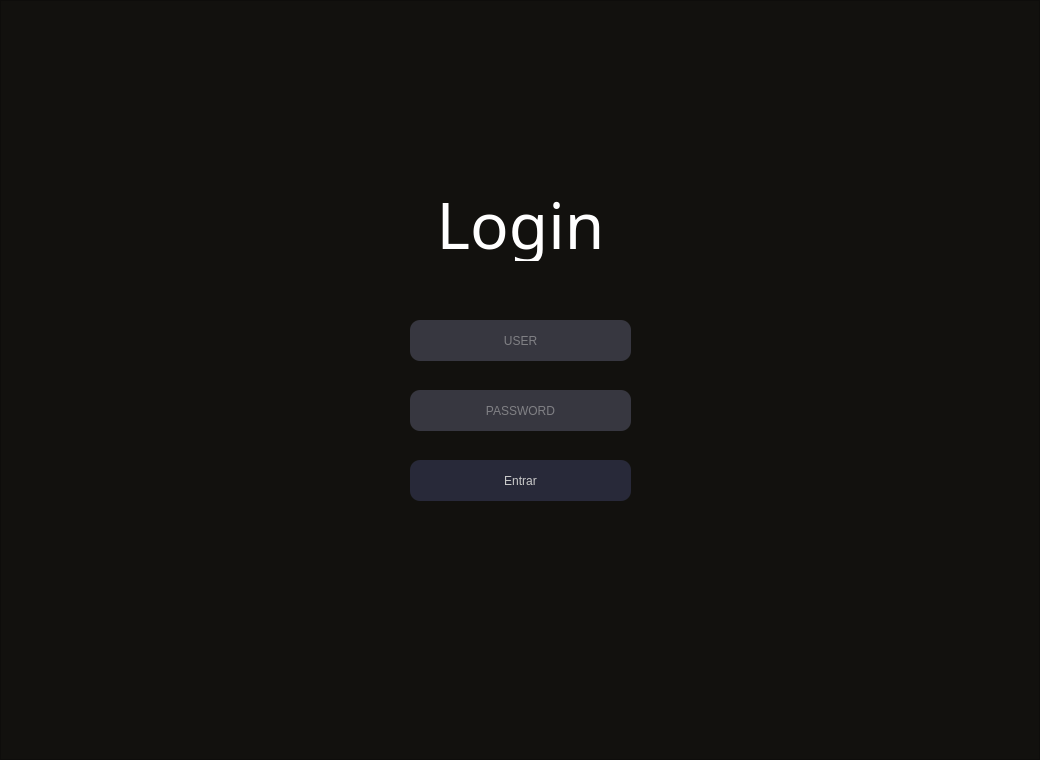
      <widget class="QWidget" name="pageLogin">
       <layout class="QGridLayout" name="gridLayout_23">
        <property name="leftMargin">
         <number>0</number>
        </property>
        <property name="topMargin">
         <number>0</number>
        </property>
        <property name="rightMargin">
         <number>0</number>
        </property>
        <property name="bottomMargin">
         <number>0</number>
        </property>
        <property name="spacing">
         <number>0</number>
        </property>
        <item row="0" column="0">
         <widget class="QFrame" name="frame_19">
          <property name="styleSheet">
           <string notr="true">background-color: rgb(18, 17, 14);</string>
          </property>
          <property name="frameShape">
           <enum>QFrame::StyledPanel</enum>
          </property>
          <property name="frameShadow">
           <enum>QFrame::Raised</enum>
          </property>
          <layout class="QGridLayout" name="gridLayout_24">
           <item row="0" column="1">
            <spacer name="verticalSpacer_2">
             <property name="orientation">
              <enum>Qt::Vertical</enum>
             </property>
             <property name="sizeHint" stdset="0">
              <size>
               <width>20</width>
               <height>170</height>
              </size>
             </property>
            </spacer>
           </item>
           <item row="1" column="0">
            <spacer name="horizontalSpacer_5">
             <property name="orientation">
              <enum>Qt::Horizontal</enum>
             </property>
             <property name="sizeHint" stdset="0">
              <size>
               <width>310</width>
               <height>20</height>
              </size>
             </property>
            </spacer>
           </item>
           <item row="1" column="1">
            <widget class="QFrame" name="frame_20">
             <property name="minimumSize">
              <size>
               <width>400</width>
               <height>400</height>
              </size>
             </property>
             <property name="styleSheet">
              <string notr="true">QFrame {
	border-radius: 20px
}
QLineEdit {
background-color: rgb(55, 55, 64);
border-radius: 10px;
color: rgb(202, 202, 202);
font: 12pt &quot;Segoe MDL2 Assets&quot;;
}
QLineEdit:hover {
border:2px solid rgb(255, 242, 79);
border-radius: 10px
}</string>
             </property>
             <property name="frameShape">
              <enum>QFrame::StyledPanel</enum>
             </property>
             <property name="frameShadow">
              <enum>QFrame::Raised</enum>
             </property>
             <widget class="QLineEdit" name="inputSenha">
              <property name="geometry">
               <rect>
                <x>90</x>
                <y>210</y>
                <width>221</width>
                <height>41</height>
               </rect>
              </property>
              <property name="echoMode">
               <enum>QLineEdit::Password</enum>
              </property>
              <property name="alignment">
               <set>Qt::AlignCenter</set>
              </property>
              <property name="placeholderText">
               <string>PASSWORD</string>
              </property>
             </widget>
             <widget class="QLineEdit" name="inputLogin">
              <property name="geometry">
               <rect>
                <x>90</x>
                <y>140</y>
                <width>221</width>
                <height>41</height>
               </rect>
              </property>
              <property name="alignment">
               <set>Qt::AlignCenter</set>
              </property>
              <property name="placeholderText">
               <string>USER</string>
              </property>
             </widget>
             <widget class="QLabel" name="label_11">
              <property name="geometry">
               <rect>
                <x>90</x>
                <y>0</y>
                <width>221</width>
                <height>81</height>
               </rect>
              </property>
              <property name="font">
               <font>
                <family>Impact</family>
                <pointsize>26</pointsize>
                <weight>50</weight>
                <italic>false</italic>
                <bold>false</bold>
               </font>
              </property>
              <property name="styleSheet">
               <string notr="true">font: 26pt &quot;Impact&quot;;</string>
              </property>
              <property name="text">
               <string>&lt;html&gt;&lt;head/&gt;&lt;body&gt;&lt;p align=&quot;center&quot;&gt;&lt;span style=&quot; font-size:48pt; color:#ffffff;&quot;&gt;Login&lt;/span&gt;&lt;/p&gt;&lt;/body&gt;&lt;/html&gt;</string>
              </property>
             </widget>
             <widget class="QPushButton" name="btnEntrar">
              <property name="geometry">
               <rect>
                <x>90</x>
                <y>280</y>
                <width>221</width>
                <height>41</height>
               </rect>
              </property>
              <property name="cursor">
               <cursorShape>PointingHandCursor</cursorShape>
              </property>
              <property name="styleSheet">
               <string notr="true">QPushButton{
background-color: rgba(45, 47, 67, 0.8);
border-radius: 10px;
color: rgb(202, 202, 202);
font: 11pt &quot;Segoe MDL2 Assets&quot;;
}
QPushButton:hover{
background-color: rgb(45, 47, 67);
}</string>
              </property>
              <property name="text">
               <string>Entrar</string>
              </property>
             </widget>
             <widget class="QLabel" name="labelLoginMensageBox">
              <property name="geometry">
               <rect>
                <x>90</x>
                <y>90</y>
                <width>301</width>
                <height>31</height>
               </rect>
              </property>
              <property name="font">
               <font>
                <family>Segoe UI Semibold</family>
                <pointsize>16</pointsize>
                <weight>1</weight>
                <italic>false</italic>
                <bold>false</bold>
               </font>
              </property>
              <property name="styleSheet">
               <string notr="true">color: rgba(255, 0, 0, 0.8);
font: 15 16pt &quot;Segoe UI Semibold&quot;;</string>
              </property>
              <property name="text">
               <string/>
              </property>
              <property name="textFormat">
               <enum>Qt::RichText</enum>
              </property>
              <property name="alignment">
               <set>Qt::AlignLeading|Qt::AlignLeft|Qt::AlignVCenter</set>
              </property>
             </widget>
            </widget>
           </item>
           <item row="1" column="2">
            <spacer name="horizontalSpacer_6">
             <property name="orientation">
              <enum>Qt::Horizontal</enum>
             </property>
             <property name="sizeHint" stdset="0">
              <size>
               <width>310</width>
               <height>20</height>
              </size>
             </property>
            </spacer>
           </item>
           <item row="2" column="1">
            <spacer name="verticalSpacer_3">
             <property name="orientation">
              <enum>Qt::Vertical</enum>
             </property>
             <property name="sizeHint" stdset="0">
              <size>
               <width>20</width>
               <height>170</height>
              </size>
             </property>
            </spacer>
           </item>
          </layout>
         </widget>
        </item>
       </layout>
      </widget>
